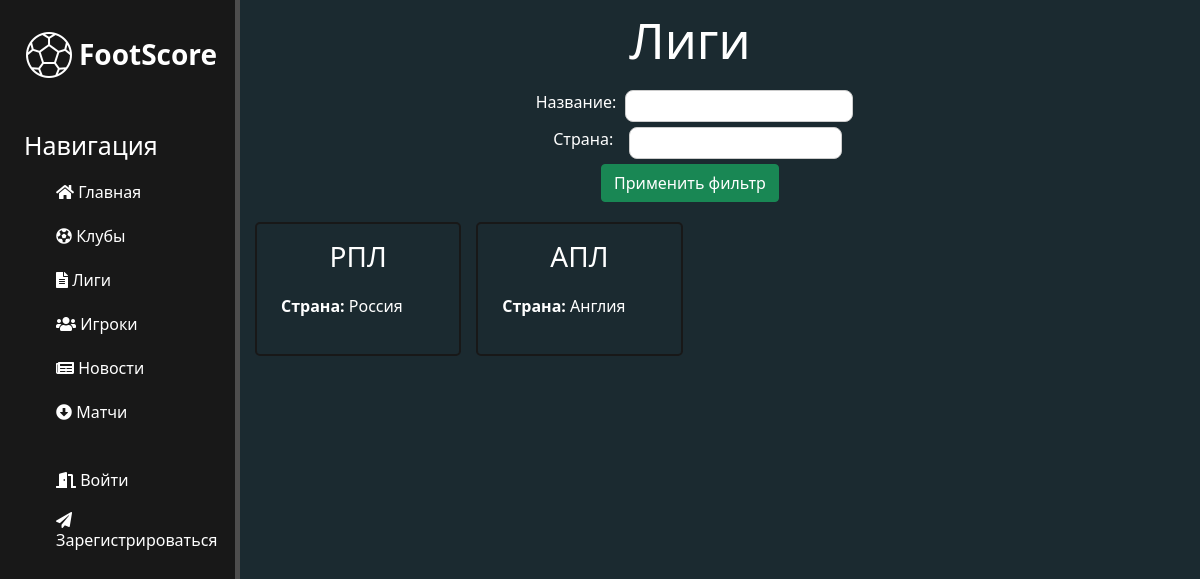
The app's page /clubs/leagues/ with its own data.
### clubs/models.py (models this page shows, shortened)
class Ligs(models.Model):
    name = models.CharField('Название', max_length=50, unique=True)
    country = models.ForeignKey(Countries, on_delete=models.PROTECT, verbose_name='Страна')
    def get_absolute_url(self):
        return reverse('liga_page', kwargs={'liga_id': self.id})
    class Meta:
        verbose_name = 'Лига'
        verbose_name_plural = 'Лиги'

class Countries(models.Model):
    name = models.CharField('Название', max_length=50, unique=True)
    short_name = models.CharField('Сокращенное название', max_length=10)
    def __str__(self):
        return self.name
    class Meta:
        verbose_name = 'Страна'
        verbose_name_plural = 'Страны'

### clubs/views.py (the view)
# urls.py: path('leagues/', views.ligs, name='ligs_page'),
def ligs(request):
    ligs_list = Ligs.objects.all()
    form_filter_ligs = LigaFilterForm(request.GET)
    if form_filter_ligs.is_valid():
        if form_filter_ligs.cleaned_data.get('name') != '' and form_filter_ligs.cleaned_data.get('name'):
            ligs_list = ligs_list.filter(name__icontains=form_filter_ligs.cleaned_data.get('name'))
        if form_filter_ligs.cleaned_data.get('country') != '' and form_filter_ligs.cleaned_data.get('country'):
            ligs_list = ligs_list.filter(country__name__icontains=form_filter_ligs.cleaned_data.get('country'))
    context = {
        'ligs': ligs_list,
        'form': form_filter_ligs
    }
    return render(request, 'clubs/ligs.html', context)

### clubs/forms.py
class LigaFilterForm(forms.Form):
    name = forms.CharField(
        label='Название',
        required=False,
        max_length=50,
    )
    country = forms.CharField(
        label='Страна',
        required=False,
        max_length=50,
    )

### clubs/templates/clubs/ligs.html (shortened to what this page needs)
{% extends 'main/layout.html' %}
{% load static %}
{% block links%}
<link rel="stylesheet" href="{% static 'clubs/css/ligs.css' %}">
{% endblock %}
{% block content %}
<div class="features">
    <h1>Лиги</h1>
    <form class="form-col" method="get">
        {{ form }}
        <button class="btn btn-success" type="submit">Применить фильтр</button>
    </form>
    <div class="grid">
        {% for liga in ligs %}
        <a class="item-link" href="{{liga.get_absolute_url}}">
            <div class="grid-item">
                <h3 class="item-title">{{liga.name}}</h3>
                <div class="item-desc">
                    <p><b>Страна: </b>{{liga.country}}</p>
                </div>
            </div>
        </a>
        {% endfor %}
    </div>
</div>
{% endblock %}

### main/static/main/css/main.css (style rules this page uses)
:root { --main-color: #1B2A30; --second-color: #181818; --default-font-color: white; --message-font-color: #e3932b; --error-color: #f12929; --active-color: white; }
body { background: var(--main-color); color: var(--default-font-color) }
input { border-radius: 8px; border: 1px solid #ccc; padding: 3px 6px; }
main .features { float: left; color: white; margin-left: 20%; text-align: center; min-height: 100vh; width: 75%; padding: 10px 15px; }
main .features h1 { font-size: 50px; }
main .features p { max-width: 800px; word-wrap: break-word; margin: 20px auto; }
.form-col { margin: 20px auto; display: flex; flex-direction: column; justify-content: center; align-items: center; max-width: 50%; gap: 5px; }
.form-col div { display: grid; grid-template-columns: 30% 70%; }

### clubs/static/clubs/css/ligs.css (style rules this page uses)
.grid { display: grid; grid-template-columns: repeat(4, 1fr); grid-column-gap: 15px; grid-row-gap: 20px; align-items: center; }
.item-link { text-decoration: none; color: var(--default-font-color) }
.grid-item { padding: 1em 1.5em; border: 2px var(--second-color) solid; border-radius: 5px; cursor: pointer; }
.item-title { text-align: center; }
.item-desc { text-align: start; }

### records on screen
Ligs: name "РПЛ", country "Россия"
Ligs: name "АПЛ", country "Англия"
